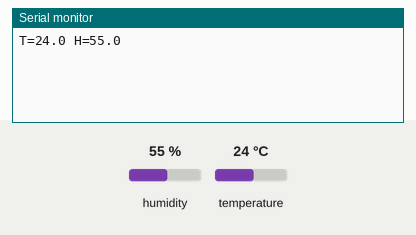
The sketch below on a simulated Arduino Uno, built with avr-gcc and run on an emulated ATmega328P. On the bench: the last lines printed to the serial monitor. Wiring (inferred from the names in the program): DHT22 sensor: data pin 2. The test bench sets the inputs (shaded band); at power-on: humidity 55 %, temperature 24 °C.

Above: at 2.7 s.
2.8 s: humidity set to 22 %
At 4.5 s:
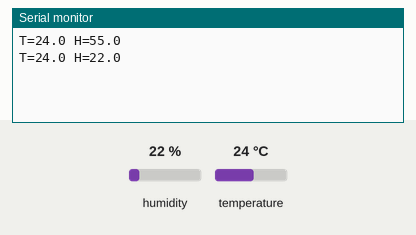
5.5 s: temperature set to 12 °C
At 6.2 s:
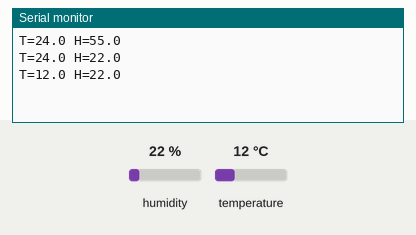
8.2 s: humidity set to 40 %
At 11.0 s:
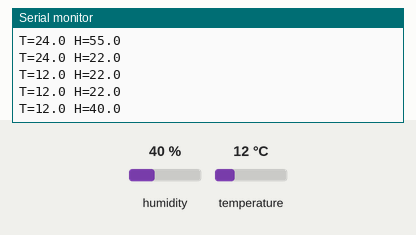
Timing chart, 0 to 12.5 s (numbered marks = the images above; inputs shaded):
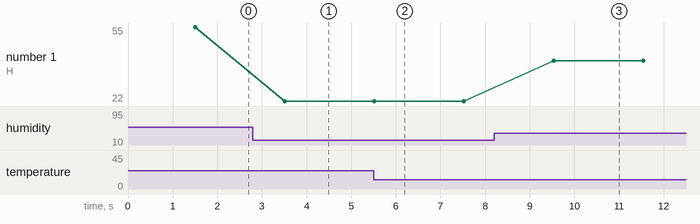

The sketch:

example.ino
```cpp
// DHT22 / AM2302 on D2, read without a library (the protocol is short).
// Wiring: + → 5V (or 3V3), OUT → D2, − → GND. The module has its own 10 kΩ pull-up.
const int DHT_PIN = 2;

// Wait while DATA stays at `level`; return the µs waited, or -1 after `timeout` µs.
static long waitWhile(int level, unsigned long timeout) {
  unsigned long start = micros();
  while (digitalRead(DHT_PIN) == level) {
    if (micros() - start > timeout) return -1;
  }
  return (long)(micros() - start);
}

// Returns false on a timeout or a bad checksum.
bool readDht22(float &tempC, float &humidity) {
  uint8_t d[5] = {0, 0, 0, 0, 0};
  pinMode(DHT_PIN, OUTPUT);
  digitalWrite(DHT_PIN, LOW);
  delay(2);                         // start signal: at least 1 ms LOW
  pinMode(DHT_PIN, INPUT_PULLUP);   // release; the sensor answers 20-40 µs later
  if (waitWhile(HIGH, 200) < 0) return false;
  if (waitWhile(LOW, 120) < 0) return false;   // 80 µs LOW
  if (waitWhile(HIGH, 120) < 0) return false;  // 80 µs HIGH
  for (int i = 0; i < 40; i++) {
    if (waitWhile(LOW, 100) < 0) return false;   // 50 µs LOW before every bit
    long high = waitWhile(HIGH, 120);            // 26 µs = 0, 70 µs = 1
    if (high < 0) return false;
    d[i / 8] = (d[i / 8] << 1) | (high > 45 ? 1 : 0);
  }
  if ((uint8_t)(d[0] + d[1] + d[2] + d[3]) != d[4]) return false;
  humidity = ((d[0] << 8) | d[1]) / 10.0;
  int t = ((d[2] & 0x7F) << 8) | d[3];
  tempC = (d[2] & 0x80 ? -t : t) / 10.0;
  return true;
}

void setup() {
  Serial.begin(115200);
  delay(1500);  // the sensor needs 1 s after power-up
}

void loop() {
  float t, h;
  if (readDht22(t, h)) {
    Serial.print("T=");
    Serial.print(t, 1);
    Serial.print(" H=");
    Serial.println(h, 1);
  } else {
    Serial.println("DHT read failed");
  }
  delay(2000);  // at most one reading every 2 s
}
```

Measured:
- after the input at 2.8 s, the serial monitor: prints a new line after 0.71 s (image 1)
- after the input at 5.5 s, the serial monitor: prints a new line at once (image 2)
- after the input at 8.2 s, the serial monitor: prints a new line after 1.3 s (image 3)
- plotted number 1: 55 → 22 after the input at 2.8 s, 22 → 40 after the input at 8.2 s
